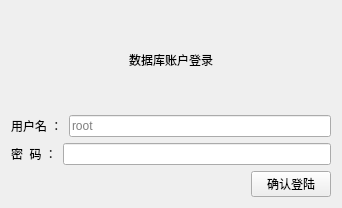
<?xml version="1.0" encoding="UTF-8"?>
<ui version="4.0">
 <class>logIn</class>
 <widget class="QWidget" name="logIn">
  <property name="geometry">
   <rect>
    <x>0</x>
    <y>0</y>
    <width>342</width>
    <height>208</height>
   </rect>
  </property>
  <property name="windowTitle">
   <string>数据库账户登录</string>
  </property>
  <layout class="QVBoxLayout" name="verticalLayout_2">
   <item>
    <layout class="QVBoxLayout" name="verticalLayout">
     <item>
      <widget class="QLabel" name="labelTitle">
       <property name="layoutDirection">
        <enum>Qt::LeftToRight</enum>
       </property>
       <property name="text">
        <string>数据库账户登录</string>
       </property>
       <property name="alignment">
        <set>Qt::AlignCenter</set>
       </property>
      </widget>
     </item>
     <item>
      <layout class="QHBoxLayout" name="horizontalLayout">
       <item>
        <widget class="QLabel" name="labelUser">
         <property name="text">
          <string>用户名 ：</string>
         </property>
         <property name="buddy">
          <cstring>lineEditUser</cstring>
         </property>
        </widget>
       </item>
       <item>
        <widget class="QLineEdit" name="lineEditUser">
         <property name="inputMask">
          <string/>
         </property>
         <property name="text">
          <string/>
         </property>
         <property name="placeholderText">
          <string>root</string>
         </property>
        </widget>
       </item>
      </layout>
     </item>
     <item>
      <layout class="QHBoxLayout" name="horizontalLayout_2">
       <item>
        <widget class="QLabel" name="labelKey">
         <property name="text">
          <string>密  码 ：</string>
         </property>
         <property name="buddy">
          <cstring>lineEditKey</cstring>
         </property>
        </widget>
       </item>
       <item>
        <widget class="QLineEdit" name="lineEditKey"/>
       </item>
      </layout>
     </item>
     <item>
      <layout class="QHBoxLayout" name="horizontalLayout_3" stretch="0,0">
       <item>
        <spacer name="horizontalSpacer">
         <property name="orientation">
          <enum>Qt::Horizontal</enum>
         </property>
         <property name="sizeHint" stdset="0">
          <size>
           <width>40</width>
           <height>20</height>
          </size>
         </property>
        </spacer>
       </item>
       <item>
        <widget class="QPushButton" name="pushButtonLogin">
         <property name="text">
          <string>确认登陆</string>
         </property>
        </widget>
       </item>
      </layout>
     </item>
    </layout>
   </item>
  </layout>
 </widget>
 <tabstops>
  <tabstop>lineEditUser</tabstop>
  <tabstop>lineEditKey</tabstop>
 </tabstops>
 <resources/>
 <connections/>
</ui>
